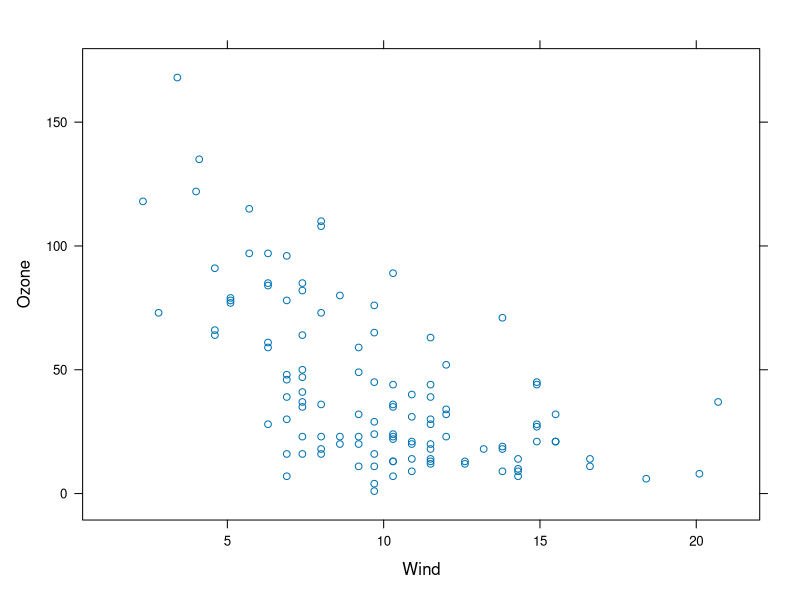
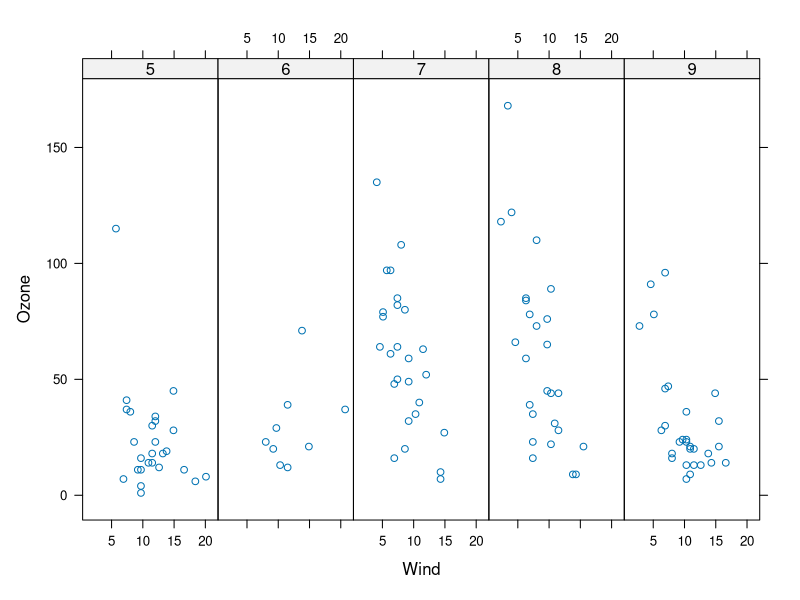
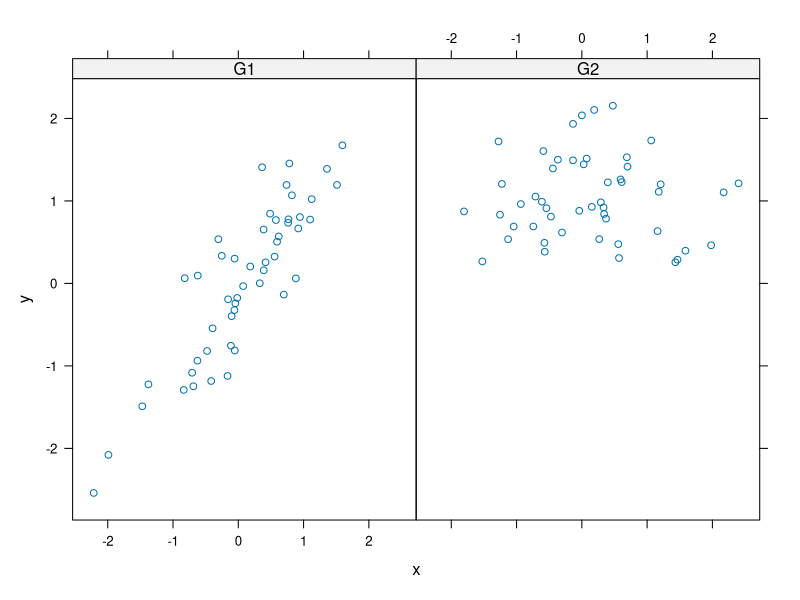
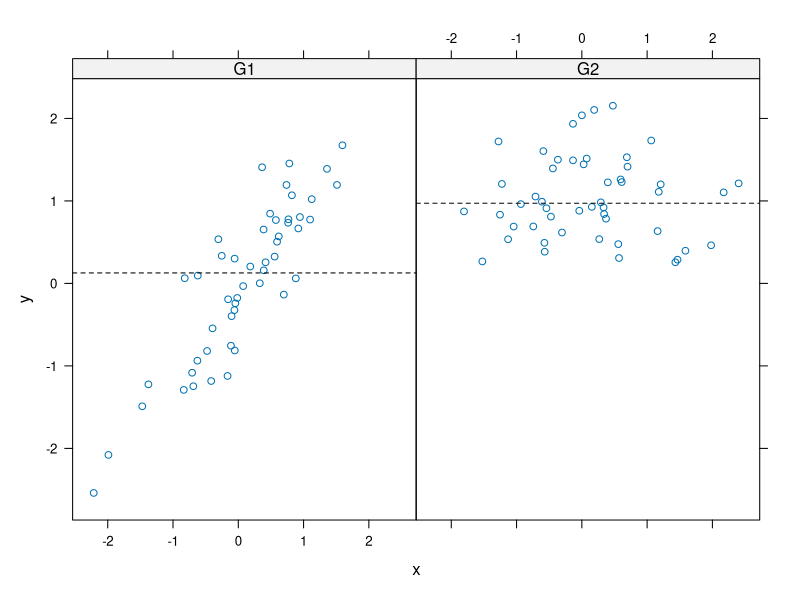
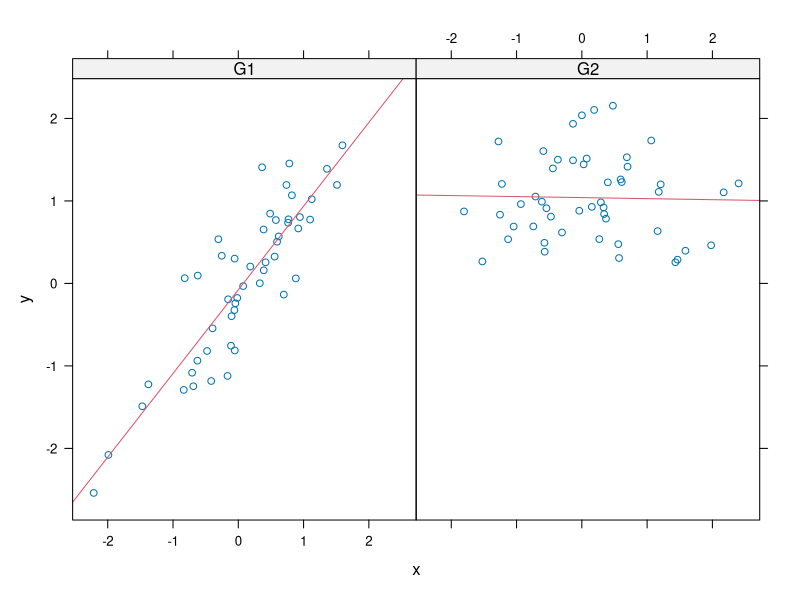

Generate these figures, in order, with R:
## ---- chunk 1
knitr::opts_chunk$set(echo = TRUE)
library(tidyverse)
library(kableExtra)
## ---- chunk 2
library(lattice)
library(datasets)
xyplot(Ozone ~ Wind, airquality)
## ---- chunk 3
airquality <- airquality %>% mutate(Month = as.factor(Month))
xyplot(Ozone ~ Wind | Month, airquality, layout = c(5,1))
## ---- chunk 4
set.seed(1)
raw <- tibble(
    x = rnorm(100),
    f = rep(0:1, each = 50),
    y = x + f - f * x + rnorm(100, sd = 0.5)
) %>%
    mutate(f = factor(f, labels = c('G1', 'G2')))

xyplot(y ~ x | f, raw, layout = c(2,1)) 
## ---- chunk 5
xyplot(y ~ x | f, data = raw, panel = function(x,y, ...) {
    panel.xyplot(x,y,...)
    panel.abline(h = median(y), lty = 2)
})
## ---- chunk 6
xyplot(y ~ x | f, data = raw, panel = function(x,y, ...) {
    panel.xyplot(x,y,...)
    panel.lmline(x, y, col = 2)
})
